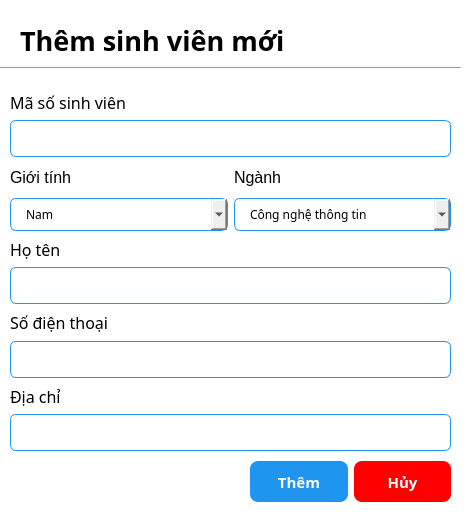
<?xml version="1.0" encoding="UTF-8"?>
<ui version="4.0">
 <class>add_student_dialog</class>
 <widget class="QDialog" name="add_student_dialog">
  <property name="geometry">
   <rect>
    <x>0</x>
    <y>0</y>
    <width>466</width>
    <height>517</height>
   </rect>
  </property>
  <property name="font">
   <font>
    <family>Poppins</family>
   </font>
  </property>
  <property name="windowTitle">
   <string>Dialog</string>
  </property>
  <property name="styleSheet">
   <string notr="true">QDialog {
	background-color: white;
}

QLineEdit {
	border: 1px solid rgb(31, 149, 239);
	border-radius: 6px;
	padding-left: 15px;
	height: 35px;
}

QDateEdit {
	border: 1px solid rgb(31, 149, 239);
	border-radius: 6px;
	padding-left: 15px;
	height: 31px;
}

QComboBox {
	border: 1px solid rgb(31, 149, 239);
	border-radius: 6px;
	padding-left: 15px;
	height: 31px;
}</string>
  </property>
  <widget class="QLabel" name="label">
   <property name="geometry">
    <rect>
     <x>20</x>
     <y>20</y>
     <width>301</width>
     <height>41</height>
    </rect>
   </property>
   <property name="font">
    <font>
     <family>Poppins</family>
     <pointsize>20</pointsize>
     <weight>75</weight>
     <bold>true</bold>
    </font>
   </property>
   <property name="text">
    <string>Thêm sinh viên mới</string>
   </property>
  </widget>
  <widget class="Line" name="line">
   <property name="geometry">
    <rect>
     <x>0</x>
     <y>60</y>
     <width>461</width>
     <height>16</height>
    </rect>
   </property>
   <property name="orientation">
    <enum>Qt::Horizontal</enum>
   </property>
  </widget>
  <widget class="QWidget" name="layoutWidget">
   <property name="geometry">
    <rect>
     <x>10</x>
     <y>90</y>
     <width>441</width>
     <height>361</height>
    </rect>
   </property>
   <layout class="QVBoxLayout" name="verticalLayout_8">
    <item>
     <layout class="QVBoxLayout" name="verticalLayout">
      <item>
       <widget class="QLabel" name="label_2">
        <property name="font">
         <font>
          <family>Poppins</family>
          <pointsize>12</pointsize>
         </font>
        </property>
        <property name="text">
         <string>Mã số sinh viên</string>
        </property>
       </widget>
      </item>
      <item>
       <widget class="QLineEdit" name="studentIDEdit">
        <property name="minimumSize">
         <size>
          <width>0</width>
          <height>20</height>
         </size>
        </property>
       </widget>
      </item>
     </layout>
    </item>
    <item>
     <layout class="QHBoxLayout" name="horizontalLayout">
      <item>
       <layout class="QVBoxLayout" name="verticalLayout_2">
        <item>
         <widget class="QLabel" name="label_5">
          <property name="font">
           <font>
            <pointsize>12</pointsize>
           </font>
          </property>
          <property name="text">
           <string>Giới tính</string>
          </property>
         </widget>
        </item>
        <item>
         <widget class="QComboBox" name="gender_comboBox">
          <item>
           <property name="text">
            <string>Nam</string>
           </property>
          </item>
          <item>
           <property name="text">
            <string>Nữ</string>
           </property>
          </item>
         </widget>
        </item>
       </layout>
      </item>
      <item>
       <layout class="QVBoxLayout" name="verticalLayout_3">
        <item>
         <widget class="QLabel" name="label_6">
          <property name="font">
           <font>
            <pointsize>12</pointsize>
           </font>
          </property>
          <property name="text">
           <string>Ngành</string>
          </property>
         </widget>
        </item>
        <item>
         <widget class="QComboBox" name="major_comboBox">
          <item>
           <property name="text">
            <string>Công nghệ thông tin</string>
           </property>
          </item>
          <item>
           <property name="text">
            <string>Hệ thống thông tin</string>
           </property>
          </item>
          <item>
           <property name="text">
            <string>Khoa học máy tính</string>
           </property>
          </item>
         </widget>
        </item>
       </layout>
      </item>
     </layout>
    </item>
    <item>
     <layout class="QVBoxLayout" name="verticalLayout_5">
      <item>
       <widget class="QLabel" name="label_3">
        <property name="font">
         <font>
          <family>Poppins</family>
          <pointsize>12</pointsize>
         </font>
        </property>
        <property name="text">
         <string>Họ tên</string>
        </property>
       </widget>
      </item>
      <item>
       <widget class="QLineEdit" name="studentNameEdit">
        <property name="minimumSize">
         <size>
          <width>0</width>
          <height>20</height>
         </size>
        </property>
       </widget>
      </item>
     </layout>
    </item>
    <item>
     <layout class="QVBoxLayout" name="verticalLayout_6">
      <item>
       <widget class="QLabel" name="label_4">
        <property name="font">
         <font>
          <family>Poppins</family>
          <pointsize>12</pointsize>
         </font>
        </property>
        <property name="text">
         <string>Số điện thoại</string>
        </property>
       </widget>
      </item>
      <item>
       <widget class="QLineEdit" name="studentPhoneEdit">
        <property name="minimumSize">
         <size>
          <width>0</width>
          <height>20</height>
         </size>
        </property>
       </widget>
      </item>
     </layout>
    </item>
    <item>
     <layout class="QVBoxLayout" name="verticalLayout_7">
      <item>
       <widget class="QLabel" name="label_8">
        <property name="font">
         <font>
          <family>Poppins</family>
          <pointsize>12</pointsize>
         </font>
        </property>
        <property name="text">
         <string>Địa chỉ</string>
        </property>
       </widget>
      </item>
      <item>
       <widget class="QLineEdit" name="studentAddressEdit">
        <property name="minimumSize">
         <size>
          <width>0</width>
          <height>20</height>
         </size>
        </property>
       </widget>
      </item>
     </layout>
    </item>
   </layout>
  </widget>
  <widget class="QWidget" name="layoutWidget">
   <property name="geometry">
    <rect>
     <x>250</x>
     <y>460</y>
     <width>201</width>
     <height>43</height>
    </rect>
   </property>
   <layout class="QHBoxLayout" name="horizontalLayout_2">
    <item>
     <widget class="QPushButton" name="add_Btn">
      <property name="minimumSize">
       <size>
        <width>0</width>
        <height>41</height>
       </size>
      </property>
      <property name="styleSheet">
       <string notr="true">QPushButton {
	background-color: rgb(31, 149, 239);
	color: white;
	border: none;
	border-radius: 8px;
	font-weight: bold;
	font-size: 15px;
}</string>
      </property>
      <property name="text">
       <string>Thêm</string>
      </property>
     </widget>
    </item>
    <item>
     <widget class="QPushButton" name="cancel_Btn">
      <property name="minimumSize">
       <size>
        <width>0</width>
        <height>41</height>
       </size>
      </property>
      <property name="styleSheet">
       <string notr="true">QPushButton {
	background-color: red;
	color: white;
	border: none;
	border-radius: 8px;
	font-weight: bold;
	font-size: 15px;
}</string>
      </property>
      <property name="text">
       <string>Hủy</string>
      </property>
     </widget>
    </item>
   </layout>
  </widget>
 </widget>
 <resources/>
 <connections/>
</ui>
